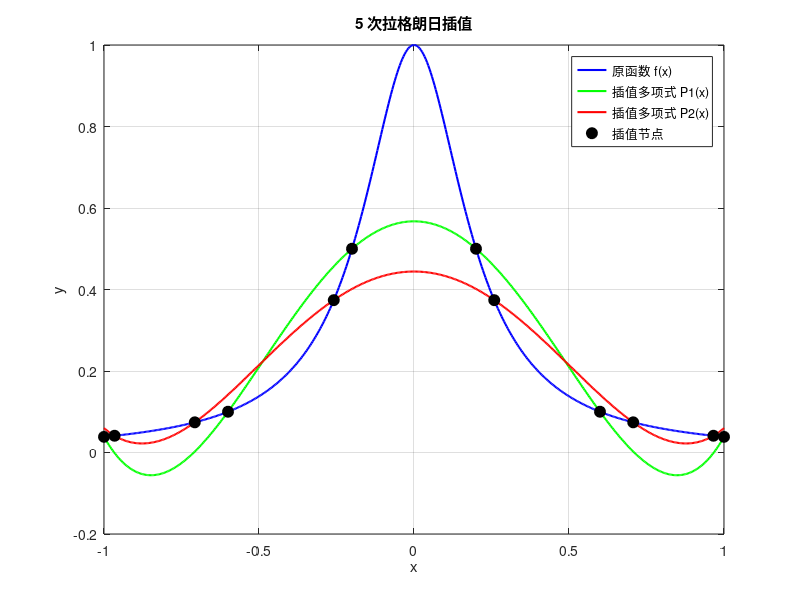

Reproduce this figure in MATLAB.
clear; close all;   % 清除工作区、命令窗口和图形
% clear; clc; close all;   % 清除工作区、命令窗口和图形

% 定义函数（匿名函数）
f = @(x) 1./(1+ 25.*x.^2);

n = input('N=');

for i = 1:n+1
    % 计算第 i 个点的 x 坐标
    xnodes1(i) = 1 - 2 * (i-1)/(n);
    ynodes1(i) = f(xnodes1(i));
    xnodes2(i) = -cos((2*i-1)/(2*n+2)*pi);
    ynodes2(i) = f(xnodes2(i));
end

p1 = @(x) 0;
p2 = @(x) 0;

% 初始化 n×n 的零矩阵 存储差商
D1 = zeros(n+1);
D2 = zeros(n+1);

% 计算差商
for i = 1:n+1
    D1(i,1) = ynodes1(i); 
    D2(i,1) = ynodes2(i);
    p_t1 = @(x) 1;
    p_t2 = @(x) 1;
    for j = 2:i
        D1(i,j) = (D1(i,j-1)-D1(i-1,j-1))/(xnodes1(i)-xnodes1(i-j+1)) ;
        D2(i,j) = (D2(i,j-1)-D2(i-1,j-1))/(xnodes2(i)-xnodes2(i-j+1)) ;
        p_t1 = @(x) p_t1(x) .* ( x - xnodes1(j-1)) ;
        p_t2 = @(x) p_t2(x) .* ( x - xnodes2(j-1)) ;
    end
    p1 = @(x) p1(x) + D1(i,i) .* p_t1(x) ;
    p2 = @(x) p2(x) + D2(i,i) .* p_t2(x) ;
end

serr1 = 0;
serr2 = 0;
for i = 1:101
    x_t = (i-1) / 50 - 1; 
    err1(i) = abs(f(x_t)-p1(x_t));
    err2(i) = abs(f(x_t)-p2(x_t));
    if err1(i) > serr1
        serr1 = err1(i);
    end
    if err2(i) > serr2
        serr2 = err2(i);
    end
end

fprintf("Max Error of grid (1) : %e\n", serr1);
fprintf("Max Error of grid (2) : %e\n", serr2);

x_plot = linspace(-1, 1, 500);
y_f = f(x_plot);
y_p1 = p1(x_plot);
y_p2 = p2(x_plot);

figure;
plot(x_plot, y_f, 'b-', 'LineWidth', 1.5); hold on;
plot(x_plot, y_p1, 'g-', 'LineWidth', 1.5);hold on;
plot(x_plot, y_p2, 'r-', 'LineWidth', 1.5);
plot(xnodes1, ynodes1, 'ko', 'MarkerSize', 8, 'MarkerFaceColor', 'k');
plot(xnodes2, ynodes2, 'ko', 'MarkerSize', 8, 'MarkerFaceColor', 'k');
xlabel('x'); ylabel('y');
legend('原函数 f(x)', '插值多项式 P1(x)','插值多项式 P2(x)', '插值节点');
title(sprintf('%d 次拉格朗日插值', n));
grid on;
